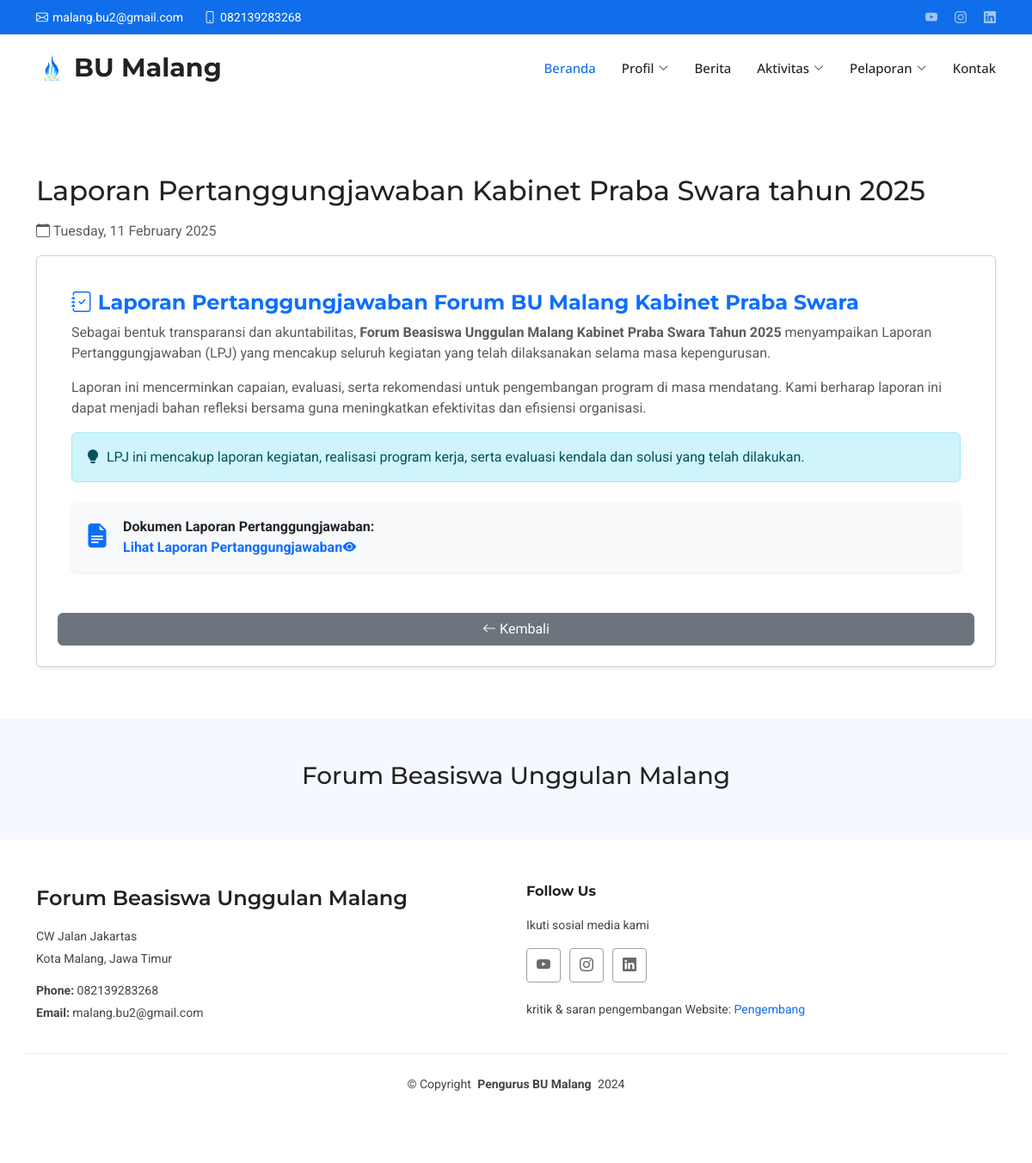
Page /pages/profil/lapper/pages-laporan-pertanggungjawaban.php?id=2 on the committed database.
### tables this page shows
CREATE TABLE `footer` (
  `id_footer` int(11) NOT NULL,
  `alamat_bu` varchar(255) NOT NULL,
  `nomor_bu` varchar(255) NOT NULL,
  `email_bu` varchar(255) NOT NULL,
  `youtube_bu` varchar(255) NOT NULL,
  `ig_bu` varchar(255) NOT NULL,
  `linkedin_bu` varchar(255) NOT NULL,
  `pengembang_bu` varchar(255) NOT NULL
);

CREATE TABLE `lap_pertanggungjawaban` (
  `id_lap_pertanggungjawaban` int(11) NOT NULL,
  `waktu` datetime NOT NULL,
  `kabinet` varchar(255) NOT NULL,
  `tahun` char(20) NOT NULL,
  `link` longtext NOT NULL
);

### pages/profil/lapper/pages-laporan-pertanggungjawaban.php (the view, shortened to what this page needs)
<?php
include '../../../connections/conn.php';
if (isset($_GET['id'])) {
    $id_lapper = $_GET['id'];
    $stmt = $conn->prepare("SELECT * FROM lap_pertanggungjawaban WHERE id_lap_pertanggungjawaban = ?");
    $stmt->bind_param("i", $id_lapper);
    $stmt->execute();
    $result = $stmt->get_result();
    if ($row = $result->fetch_assoc()) {
        $kabinet = htmlspecialchars($row['kabinet']);
        $tahun = htmlspecialchars($row['tahun']);
        $waktu = date('l, d F Y', strtotime($row['waktu']));
        $link = htmlspecialchars($row['link']);
    } else {
        echo "<script>alert('Berita tidak ditemukan!'); window.location='laporan-pertanggungjawaban.php';</script>";
        exit;
    }
} else {
    echo "<script>alert('ID tidak ditemukan!'); window.location='laporan-pertanggungjawaban.php';</script>";
    exit;
}
$query = "SELECT * FROM footer";
$result = $conn->query($query);
$row = $result->fetch_assoc();
$footer = [
    "alamat_bu" => $row['alamat_bu'],
    "nomor_bu" => $row['nomor_bu'],
    "email_bu" => $row['email_bu'],
    "youtube_bu" => $row['youtube_bu'],
    "ig_bu" => $row['ig_bu'],
    "linkedin_bu" => $row['linkedin_bu'],
    "pengembang_bu" => $row['pengembang_bu'],
];
?>
<!DOCTYPE html>
<html lang="en">
<?php include '../../../components/head.php' ?>
<body class="index-page">
    <header id="header" class="header sticky-top">
        <div class="topbar d-flex align-items-center">
            <div class="container d-flex justify-content-center justify-content-md-between">
                <div class="contact-info d-flex align-items-center">
                    <i class="bi bi-envelope d-flex align-items-center"><a href="<?= $footer['email_bu'] ?>"><?= $footer['email_bu'] ?></a></i>
                    <i class="bi bi-phone d-flex align-items-center ms-4"><span><?= $footer['nomor_bu'] ?></span></i>
                </div>
                <div class="social-links d-none d-md-flex align-items-center">
                    <a href="<?= $footer['youtube_bu'] ?>" class="youtube"><i class="bi bi-youtube"></i></a>
                    <a href="<?= $footer['ig_bu'] ?>" class="instagram"><i class="bi bi-instagram"></i></a>
                    <a href="<?= $footer['linkedin_bu'] ?>" class="linkedin"><i class="bi bi-linkedin"></i></a>
                </div>
            </div>
        </div>
        <div class="branding d-flex align-items-cente">
            <div class="container position-relative d-flex align-items-center justify-content-between">
                <?php include '../../../components/navbar.php' ?>
            </div>
        </div>
    </header>
    <main class="main">
        <section id="contents" class="contents section">
            <div class="container mt-4">
                <h2 class="mb-3">Laporan Pertanggungjawaban Kabinet <?= $kabinet; ?> tahun <?= $tahun ?></h2>
                <p class="text-muted"><i class="bi bi-calendar"></i> <?= $waktu; ?></p>
                <div class="card p-4 shadow-sm">
                    <div class="card-body">
                        <h4 class="card-title fw-bold text-primary">
                            <i class="bi bi-journal-check"></i> Laporan Pertanggungjawaban Forum BU Malang Kabinet <?= $kabinet ?>
                        </h4>
                        <p class="card-text text-muted">
                            Sebagai bentuk transparansi dan akuntabilitas,
                            <strong>Forum Beasiswa Unggulan Malang Kabinet <?= $kabinet ?> Tahun <?= $tahun ?></strong> menyampaikan Laporan Pertanggungjawaban (LPJ) yang mencakup seluruh kegiatan yang telah dilaksanakan selama masa kepengurusan.
                        </p>
                        <p class="card-text text-muted">
                            Laporan ini mencerminkan capaian, evaluasi, serta rekomendasi untuk pengembangan program di masa mendatang.
                            Kami berharap laporan ini dapat menjadi bahan refleksi bersama guna meningkatkan efektivitas dan efisiensi organisasi.
                        </p>
                        <div class="alert alert-info d-flex align-items-center" role="alert">
                            <i class="bi bi-lightbulb-fill me-2"></i>
                            LPJ ini mencakup laporan kegiatan, realisasi program kerja, serta evaluasi kendala dan solusi yang telah dilakukan.
                        </div>
                        <?php if (!empty($link)) : ?>
                            <p class="mt-4">
                            <div class="card border-0 shadow-sm p-3 bg-light">
                                <div class="d-flex align-items-center">
                                    <div class="me-3">
                                        <i class="bi bi-file-earmark-text-fill text-primary fs-3"></i>
                                    </div>
                                    <div>
                                        <span class="fw-bold text-dark">Dokumen Laporan Pertanggungjawaban:</span>
                                        <?php if (strpos($link, 'drive.google.com') !== false) : ?>
                                            <a href="#" class="d-block text-primary fw-bold text-decoration-none"
                                                data-bs-toggle="modal" data-bs-target="#pdfModal">
                                                Lihat Laporan Pertanggungjawaban<i class="bi bi-eye-fill"></i>
                                            </a>
                                        <?php endif; ?>
                                    </div>
                                </div>
                            </div>
                            </p>
                        <?php endif; ?>
                    </div>
                    <a href="javascript:history.back()" class="btn btn-secondary mt-3">
                        <i class="bi bi-arrow-left"></i> Kembali
                    </a>
                </div>
            </div>
        </section>
    </main>
    <footer id="footer" class="footer">
        <div class="footer-newsletter">
            <div class="container">
                <div class="row justify-content-center text-center">
                    <div class="col-lg-6">
                        <h3>Forum Beasiswa Unggulan Malang</h5>
                    </div>
                </div>
            </div>
        </div>
        <div class="container footer-top">
            <?php include '../../../components/footer.php' ?>
        </div>
        <div class="container copyright text-center mt-4">
            <p>© <span>Copyright</span> <strong class="px-1 sitename">Pengurus BU Malang</strong> <span>2024</span></p>
        </div>
    </footer>
</body>
</html>

### components/footer.php
<div class="row gy-4">
    <div class="col-lg-6 col-md-12 footer-about">
        <a href="index.html" class="d-flex align-items-center">
            <span class="sitename">Forum Beasiswa Unggulan Malang</span>
        </a>
        <div class="footer-contact pt-3">
            <p><?= $footer['alamat_bu'] ?></p>
            <p>Kota Malang, Jawa Timur</p>
            <p class="mt-3"><strong>Phone:</strong> <span><?= $footer['nomor_bu'] ?></span></p>
            <p><strong>Email:</strong> <span><?= $footer['email_bu'] ?></span></p>
        </div>
    </div>
    <div class="col-lg-6 col-md-12">
        <h4>Follow Us</h4>
        <p>Ikuti sosial media kami</p>
        <div class="social-links d-flex">
            <a href="<?= $footer['youtube_bu'] ?>" target="_blank"><i class="bi bi-youtube"></i></a>
            <a href="<?= $footer['ig_bu'] ?>" target="_blank"><i class="bi bi-instagram"></i></a>
            <a href="<?= $footer['linkedin_bu'] ?>" target="_blank"><i class="bi bi-linkedin"></i></a>
        </div>
        <br>
        <p>kritik & saran pengembangan Website: <a href="https://wa.me/<?= $footer['pengembang_bu'] ?>" target="_blank">Pengembang</a> </p>
    </div>
</div>

### assets/css/main.css (style rules this page uses)
:root { --default-font: "Roboto", system-ui, -apple-system, "Segoe UI", Roboto, "Helvetica Neue", Arial, "Noto Sans", "Liberation Sans", sans-serif, "Apple Color Emoji", "Segoe UI Emoji", "Segoe UI Symbol", "Noto Color Emoji"; --heading-font: "Montserrat", sans-serif; --nav-font: "Open Sans", sans-serif; }
:root { --background-color: #ffffff; --default-color: #444444; --heading-color: #222222; --accent-color: #106eea; --surface-color: #ffffff; --contrast-color: #ffffff; }
:root { --nav-color: #222222; --nav-hover-color: #106eea; --nav-mobile-background-color: #ffffff; --nav-dropdown-background-color: #ffffff; --nav-dropdown-color: #222222; --nav-dropdown-hover-color: #106eea; }
:root { scroll-behavior: smooth; }
body { color: var(--default-color); background-color: var(--background-color); font-family: var(--default-font); }
a { color: var(--accent-color); text-decoration: none; transition: 0.3s; }
h1, h2, h3, h4, h5, h6 { color: var(--heading-color); font-family: var(--heading-font); }
.header { color: var(--default-color); transition: all 0.5s; z-index: 997; background-color: var(--background-color); }
.header .topbar { background-color: var(--accent-color); height: 40px; padding: 0; font-size: 14px; transition: all 0.5s; }
.header .topbar .contact-info i { font-style: normal; color: var(--contrast-color); }
.header .topbar .contact-info i a, .header .topbar .contact-info i span { padding-left: 5px; color: var(--contrast-color); }
.header .topbar .contact-info i a { line-height: 0; transition: 0.3s; }
.header .topbar .social-links a { color: color-mix(in srgb, var(--contrast-color), transparent 40%); line-height: 0; transition: 0.3s; margin-left: 20px; }
.header .branding { background-color: var(--background-color); min-height: 60px; padding: 10px 0; }
.footer { color: var(--default-color); background-color: var(--background-color); font-size: 14px; padding-bottom: 50px; position: relative; }
.footer .footer-newsletter { background-color: color-mix(in srgb, var(--accent-color), transparent 96%); padding: 50px 0; }
.footer .footer-top { padding-top: 50px; }
.footer .social-links a { display: flex; align-items: center; justify-content: center; width: 40px; height: 40px; border-radius: 4px; border: 1px solid color-mix(in srgb, var(--default-color), transparent 50%); font-size: 16px; color: color-mix(in srgb, var(--default-color), transparent 20%); margin-right: 10px; transition: 0.3s; }
.footer h4 { font-size: 16px; font-weight: bold; position: relative; padding-bottom: 12px; }
.footer .footer-about a { color: var(--heading-color); font-size: 24px; font-weight: 600; font-family: var(--heading-font); }
.footer .footer-contact p { margin-bottom: 5px; }
.footer .copyright { padding-top: 25px; padding-bottom: 25px; border-top: 1px solid color-mix(in srgb, var(--default-color), transparent 90%); }
.footer .copyright p { margin-bottom: 0; }
section, .section { color: var(--default-color); background-color: var(--background-color); padding: 60px 0; scroll-margin-top: 78px; overflow: clip; }

### rows in the picture
footer: email_bu "malang.bu2@gmail.com", nomor_bu "082139283268", alamat_bu "CW Jalan Jakartas"
lap_pertanggungjawaban: kabinet "Praba Swara", tahun "2025", waktu "Tuesday, 11 February 2025"
